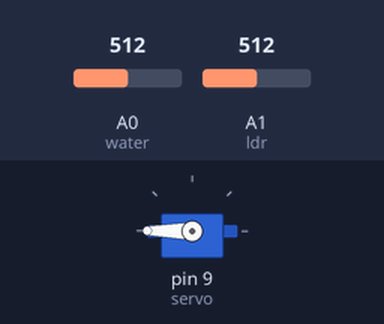
The sketch below on a simulated Arduino Uno, built with avr-gcc and run on an emulated ATmega328P. Shown: servo. The inputs (shaded band) are chosen by the test bench; at power-on: A0 (water) = 512, A1 (ldr) = 512.

Above: at 0.4 s.
Timing chart, 0 to 1.9 s (numbered marks = the images above):
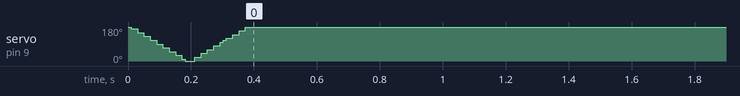

The sketch:

sunshade.ino
```cpp
#include <Servo.h>
Servo servo;
const int water = A0;
const int ldr = A1;
int water_value = 0;
int light_value = 0;
int state = 0;
void setup() {
  servo.attach(9);
  close();
}

void loop() {
  light_value = analogRead(ldr);
  water_value = analogRead(water);
  if (water_value<500 && light_value<200 && state == 1) {
    close();
  }
  if ((water_value>=500 || light_value>=200) && state == 0) {
    open();
  }
  delay(50);
}
void close (){
  state = 0;
  for (int i = 180; i >= 0; i = i - 10) {
      servo.write(i);
      delay(10);
    }
}
void open (){
  state = 1;
  for (int i = 0; i <= 180; i = i + 10) {
      servo.write(i);
      delay(10);
    }
}
```
